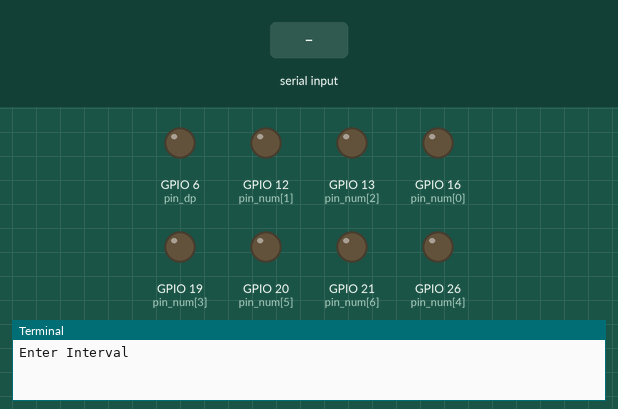
A program run on a simulated Raspberry Pi (BCM pin numbers). On the bench: output pins drawn as LEDs (lit = HIGH), the last lines printed to the terminal. Inputs (shaded band) come from the test bench.

Above: at 1.2 s.
1.3 s: "5" typed at the terminal, then Enter
At 1.7 s:
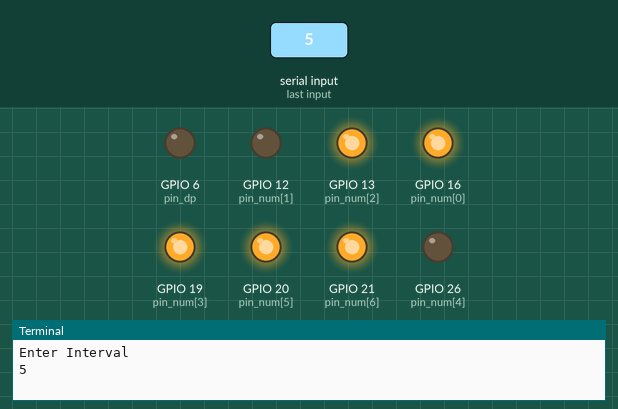
Timing chart, 0 to 4.3 s (numbered marks = the images above; inputs shaded):
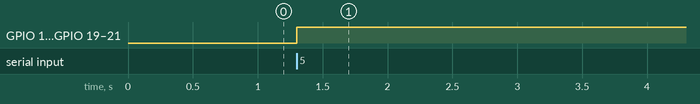

The program:

002_SEVEN_SEGMENT.py
```python
import RPi.GPIO as GPIO
import sys

GPIO.setmode(GPIO.BCM)

pin_num=[16, 12, 13, 19, 26, 20, 21]
pin_dp = 6
GPIO.setwarnings(False)
for num in pin_num:
    GPIO.setup(num, GPIO.OUT)
    GPIO.output(num, GPIO.LOW)
GPIO.setup(pin_dp, GPIO.LOW)
GPIO.setwarnings(True)
########################
# INPUT #
sec = int(input('Enter Interval'))
#########

seg = [
    [16, 12, 13, 19, 26, 20]
    ,[16, 13]
    ,[16, 12, 21, 26, 19]
    ,[16, 12, 13, 19, 21]
    ,[20, 21, 12, 13]
    ,[16, 20, 21, 13, 19]
    ,[16, 20, 26, 19, 13, 21]
    ,[20, 16, 12, 13]
    ,[16, 12, 13, 19, 26, 20, 21]
    ,[16, 12, 13, 19, 26, 21]
]


## BLINK ##
try:
    while True:
        for i in seg[sec]:
            GPIO.output(i, GPIO.HIGH)


except KeyboardInterrupt:
    GPIO.cleanup()
############
```

Measured:
- after the input at 1.3 s, GPIO 13 (pin_num[2]), GPIO 16 (pin_num[0]), GPIO 19 (pin_num[3]), GPIO 20 (pin_num[5]), GPIO 21 (pin_num[6]): LOW → HIGH at once
